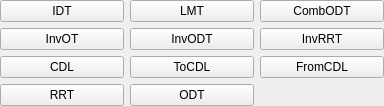
                <widget class="QWidget" name="tab_4">
                 <attribute name="title">
                  <string>Specific One</string>
                 </attribute>
                 <layout class="QGridLayout" name="gridLayout_6" columnstretch="1,1,1">
                  <property name="leftMargin">
                   <number>0</number>
                  </property>
                  <property name="topMargin">
                   <number>0</number>
                  </property>
                  <property name="rightMargin">
                   <number>0</number>
                  </property>
                  <property name="bottomMargin">
                   <number>0</number>
                  </property>
                  <item row="3" column="1">
                   <widget class="QPushButton" name="pushButton_40">
                    <property name="text">
                     <string>ODT</string>
                    </property>
                   </widget>
                  </item>
                  <item row="2" column="2">
                   <widget class="QPushButton" name="pushButton_38">
                    <property name="text">
                     <string>FromCDL</string>
                    </property>
                   </widget>
                  </item>
                  <item row="1" column="2">
                   <widget class="QPushButton" name="pushButton_30">
                    <property name="text">
                     <string>InvRRT</string>
                    </property>
                   </widget>
                  </item>
                  <item row="0" column="2">
                   <widget class="QPushButton" name="pushButton_27">
                    <property name="text">
                     <string>CombODT</string>
                    </property>
                   </widget>
                  </item>
                  <item row="1" column="0">
                   <widget class="QPushButton" name="pushButton_28">
                    <property name="text">
                     <string>InvOT</string>
                    </property>
                   </widget>
                  </item>
                  <item row="1" column="1">
                   <widget class="QPushButton" name="pushButton_29">
                    <property name="text">
                     <string>InvODT</string>
                    </property>
                   </widget>
                  </item>
                  <item row="2" column="1">
                   <widget class="QPushButton" name="pushButton_37">
                    <property name="text">
                     <string>ToCDL</string>
                    </property>
                   </widget>
                  </item>
                  <item row="3" column="0">
                   <widget class="QPushButton" name="pushButton_39">
                    <property name="text">
                     <string>RRT</string>
                    </property>
                   </widget>
                  </item>
                  <item row="0" column="0">
                   <widget class="QPushButton" name="pushButton_25">
                    <property name="text">
                     <string>IDT</string>
                    </property>
                   </widget>
                  </item>
                  <item row="0" column="1">
                   <widget class="QPushButton" name="pushButton_26">
                    <property name="text">
                     <string>LMT</string>
                    </property>
                   </widget>
                  </item>
                  <item row="2" column="0">
                   <widget class="QPushButton" name="pushButton_31">
                    <property name="text">
                     <string>CDL</string>
                    </property>
                   </widget>
                  </item>
                  <item row="3" column="2">
                   <spacer name="horizontalSpacer_27">
                    <property name="orientation">
                     <enum>Qt::Horizontal</enum>
                    </property>
                    <property name="sizeHint" stdset="0">
                     <size>
                      <width>212</width>
                      <height>20</height>
                     </size>
                    </property>
                   </spacer>
                  </item>
                 </layout>
                </widget>
